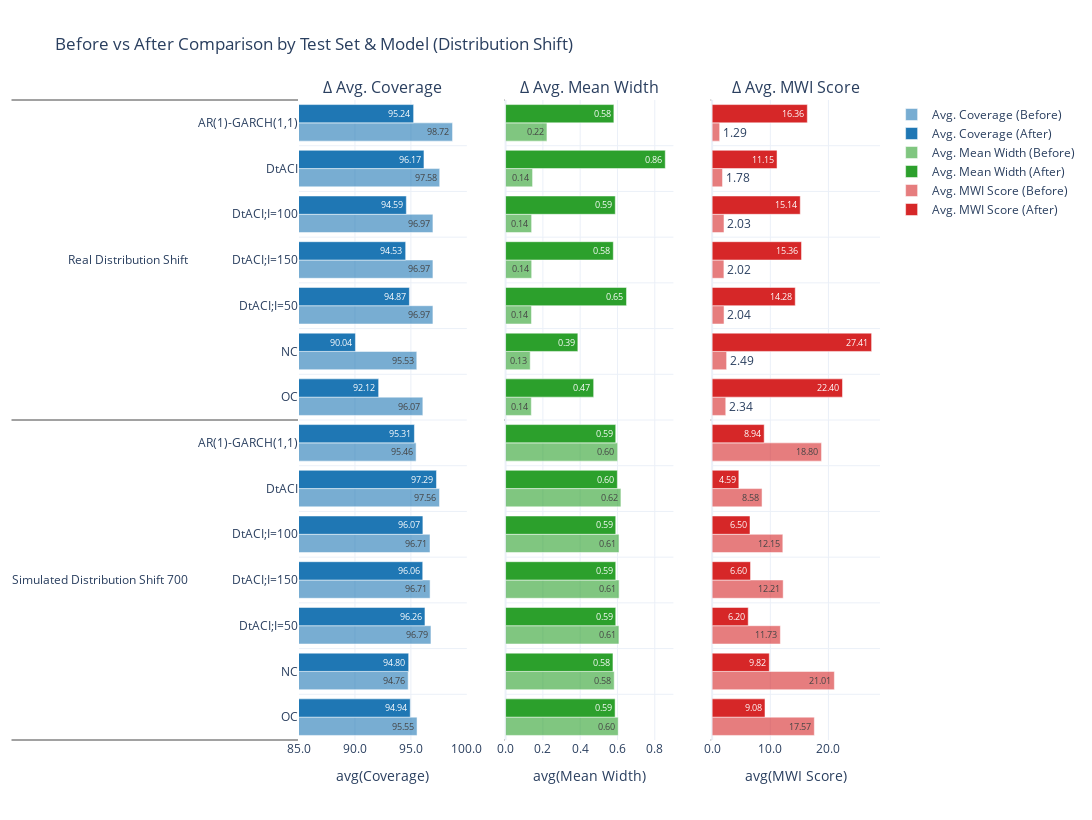

The notebook cell this image was saved under:
### Code cell
import plotly.graph_objects as go
from plotly.subplots import make_subplots

categories_inner = ordered_names
categories_outer = anom_chart_df['test_set'].unique().tolist()[::-1]
categories_outer = [c for c in categories_outer if c != 'Simulated DistShift+Anom 700']

values_cov_before = []
values_cov_after = []
values_width_before = []
values_width_after = []
values_mwi_before, values_mwi_after = [], []
y_outer = []
y_inner = []

for outer in categories_outer:
    for inner in categories_inner:
        value_row = anom_chart_df[
            (anom_chart_df['test_set'] == outer) &
            (anom_chart_df['model_name'] == inner)
        ]
        if value_row.empty:
            continue

        values_cov_before.append(value_row['mean_before_coverage'].iloc[0])
        values_cov_after.append(value_row['mean_after_coverage'].iloc[0])
        
        values_width_before.append(value_row['mean_before_avg_width'].iloc[0])
        values_width_after.append(value_row['mean_after_avg_width'].iloc[0])
        
        values_mwi_before.append(value_row['mean_before_mwi_score'].iloc[0])
        values_mwi_after.append(value_row['mean_after_mwi_score'].iloc[0])
        

        y_outer.append(outer)
        y_inner.append(inner.split(" + ")[0].replace(": Residual Normalized Score", ""))

# === Plot ===
fig = make_subplots(
    rows=1, cols=3, shared_yaxes=True,
    subplot_titles=("Δ Avg. Coverage", "Δ Avg. Mean Width", "Δ Avg. MWI Score")
)

# Coverage bars
fig.add_trace(go.Bar(
    x=values_cov_before,
    y=[y_outer, y_inner],
    orientation='h',
    name='Avg. Coverage (Before)',
    marker_color='rgba(31, 119, 180, 0.6)',
    text=[f"{v:.2f}" for v in values_cov_before],
    textposition='auto'
), row=1, col=1)

fig.add_trace(go.Bar(
    x=values_cov_after,
    y=[y_outer, y_inner],
    orientation='h',
    name='Avg. Coverage (After)',
    marker_color='rgba(31, 119, 180, 1.0)',
    text=[f"{v:.2f}" for v in values_cov_after],
    textposition='auto'
), row=1, col=1)

# Avg Width bars
fig.add_trace(go.Bar(
    x=values_width_before,
    y=[y_outer, y_inner],
    orientation='h',
    name='Avg. Mean Width (Before)',
    marker_color='rgba(44, 160, 44, 0.6)',
    text=[f"{v:.2f}" for v in values_width_before],
    textposition='auto'
), row=1, col=2)

fig.add_trace(go.Bar(
    x=values_width_after,
    y=[y_outer, y_inner],
    orientation='h',
    name='Avg. Mean Width (After)',
    marker_color='rgba(44, 160, 44, 1.0)',
    text=[f"{v:.2f}" for v in values_width_after],
    textposition='auto'
), row=1, col=2)

# Avg MWI score bars
fig.add_trace(go.Bar(
    x=values_mwi_before,
    y=[y_outer, y_inner],
    orientation='h',
    name='Avg. MWI Score (Before)',
    marker_color='rgba(214, 39, 40, 0.6) ',
    text=[f"{v:.2f}" for v in values_mwi_before],
    textposition='auto'
), row=1, col=3)

fig.add_trace(go.Bar(
    x=values_mwi_after,
    y=[y_outer, y_inner],
    orientation='h',
    name='Avg. MWI Score (After)',
    marker_color='rgba(214, 39, 40, 1.0) ',
    text=[f"{v:.2f}" for v in values_mwi_after],
    textposition='auto'
), row=1, col=3)


# Layout
fig.update_layout(
    height=820,
    width=1100,
    barmode='group',
    showlegend=True,
    template='plotly_white',
    title_text=f"Before vs After Comparison by Test Set & Model (Distribution Shift)"
)

fig.update_xaxes(title_text='avg(Coverage)', row=1, col=1, tickformat=".1f", range=[85,100])
fig.update_xaxes(title_text='avg(Mean Width)', row=1, col=2, tickformat=".1f", range=[0,0.9])
fig.update_xaxes(title_text='avg(MWI Score)', row=1, col=3, tickformat=".1f")
fig.update_yaxes(showgrid=True)

fig.show()

### Figure 1 — Plotly figure (JSON) as saved in the notebook; plotly's stock layout.template omitted (floating-point values rounded to 4 significant figures)
{"data": [{"marker": {"color": "rgba(31, 119, 180, 0.6)"}, "name": "Avg. Coverage (Before)", "orientation": "h", "text": ["95.55", "94.76", "96.79", "96.71", "96.71", "97.56", "95.46", "96.07", "95.53", "96.97", "96.97", "96.97", "97.58", "98.72"], "textposition": "auto", "type": "bar", "x": [95.55, 94.76, 96.79, 96.71, 96.71, 97.56, 95.46, 96.07, 95.53, 96.97, 96.97, 96.97, 97.58, 98.72], "xaxis": "x", "y": [["Simulated Distribution Shift 700", "Simulated Distribution Shift 700", "Simulated Distribution Shift 700", "Simulated Distribution Shift 700", "Simulated Distribution Shift 700", "Simulated Distribution Shift 700", "Simulated Distribution Shift 700", "Real Distribution Shift", "Real Distribution Shift", "Real Distribution Shift", "Real Distribution Shift", "Real Distribution Shift", "Real Distribution Shift", "Real Distribution Shift"], ["OC", "NC", "DtACI;I=50", "DtACI;I=150", "DtACI;I=100", "DtACI", "AR(1)-GARCH(1,1)", "OC", "NC", "DtACI;I=50", "DtACI;I=150", "DtACI;I=100", "DtACI", "AR(1)-GARCH(1,1)"]], "yaxis": "y"}, {"marker": {"color": "rgba(31, 119, 180, 1.0)"}, "name": "Avg. Coverage (After)", "orientation": "h", "text": ["94.94", "94.80", "96.26", "96.06", "96.07", "97.29", "95.31", "92.12", "90.04", "94.87", "94.53", "94.59", "96.17", "95.24"], "textposition": "auto", "type": "bar", "x": [94.94, 94.8, 96.26, 96.06, 96.07, 97.29, 95.31, 92.12, 90.04, 94.87, 94.53, 94.59, 96.17, 95.24], "xaxis": "x", "y": [["Simulated Distribution Shift 700", "Simulated Distribution Shift 700", "Simulated Distribution Shift 700", "Simulated Distribution Shift 700", "Simulated Distribution Shift 700", "Simulated Distribution Shift 700", "Simulated Distribution Shift 700", "Real Distribution Shift", "Real Distribution Shift", "Real Distribution Shift", "Real Distribution Shift", "Real Distribution Shift", "Real Distribution Shift", "Real Distribution Shift"], ["OC", "NC", "DtACI;I=50", "DtACI;I=150", "DtACI;I=100", "DtACI", "AR(1)-GARCH(1,1)", "OC", "NC", "DtACI;I=50", "DtACI;I=150", "DtACI;I=100", "DtACI", "AR(1)-GARCH(1,1)"]], "yaxis": "y"}, {"marker": {"color": "rgba(44, 160, 44, 0.6)"}, "name": "Avg. Mean Width (Before)", "orientation": "h", "text": ["0.60", "0.58", "0.61", "0.61", "0.61", "0.62", "0.60", "0.14", "0.13", "0.14", "0.14", "0.14", "0.14", "0.22"], "textposition": "auto", "type": "bar", "x": [0.6038, 0.5825, 0.6079, 0.6087, 0.6083, 0.6185, 0.6009, 0.138, 0.1321, 0.139, 0.1399, 0.1396, 0.1448, 0.2218], "xaxis": "x2", "y": [["Simulated Distribution Shift 700", "Simulated Distribution Shift 700", "Simulated Distribution Shift 700", "Simulated Distribution Shift 700", "Simulated Distribution Shift 700", "Simulated Distribution Shift 700", "Simulated Distribution Shift 700", "Real Distribution Shift", "Real Distribution Shift", "Real Distribution Shift", "Real Distribution Shift", "Real Distribution Shift", "Real Distribution Shift", "Real Distribution Shift"], ["OC", "NC", "DtACI;I=50", "DtACI;I=150", "DtACI;I=100", "DtACI", "AR(1)-GARCH(1,1)", "OC", "NC", "DtACI;I=50", "DtACI;I=150", "DtACI;I=100", "DtACI", "AR(1)-GARCH(1,1)"]], "yaxis": "y2"}, {"marker": {"color": "rgba(44, 160, 44, 1.0)"}, "name": "Avg. Mean Width (After)", "orientation": "h", "text": ["0.59", "0.58", "0.59", "0.59", "0.59", "0.60", "0.59", "0.47", "0.39", "0.65", "0.58", "0.59", "0.86", "0.58"], "textposition": "auto", "type": "bar", "x": [0.5872, 0.5758, 0.5907, 0.5908, 0.5907, 0.5993, 0.5906, 0.4723, 0.3875, 0.6485, 0.5776, 0.5883, 0.8563, 0.5807], "xaxis": "x2", "y": [["Simulated Distribution Shift 700", "Simulated Distribution Shift 700", "Simulated Distribution Shift 700", "Simulated Distribution Shift 700", "Simulated Distribution Shift 700", "Simulated Distribution Shift 700", "Simulated Distribution Shift 700", "Real Distribution Shift", "Real Distribution Shift", "Real Distribution Shift", "Real Distribution Shift", "Real Distribution Shift", "Real Distribution Shift", "Real Distribution Shift"], ["OC", "NC", "DtACI;I=50", "DtACI;I=150", "DtACI;I=100", "DtACI", "AR(1)-GARCH(1,1)", "OC", "NC", "DtACI;I=50", "DtACI;I=150", "DtACI;I=100", "DtACI", "AR(1)-GARCH(1,1)"]], "yaxis": "y2"}, {"marker": {"color": "rgba(214, 39, 40, 0.6) "}, "name": "Avg. MWI Score (Before)", "orientation": "h", "text": ["17.57", "21.01", "11.73", "12.21", "12.15", "8.58", "18.80", "2.34", "2.49", "2.04", "2.02", "2.03", "1.78", "1.29"], "textposition": "auto", "type": "bar", "x": [17.57, 21.01, 11.73, 12.21, 12.15, 8.576, 18.8, 2.339, 2.485, 2.04, 2.02, 2.033, 1.779, 1.292], "xaxis": "x3", "y": [["Simulated Distribution Shift 700", "Simulated Distribution Shift 700", "Simulated Distribution Shift 700", "Simulated Distribution Shift 700", "Simulated Distribution Shift 700", "Simulated Distribution Shift 700", "Simulated Distribution Shift 700", "Real Distribution Shift", "Real Distribution Shift", "Real Distribution Shift", "Real Distribution Shift", "Real Distribution Shift", "Real Distribution Shift", "Real Distribution Shift"], ["OC", "NC", "DtACI;I=50", "DtACI;I=150", "DtACI;I=100", "DtACI", "AR(1)-GARCH(1,1)", "OC", "NC", "DtACI;I=50", "DtACI;I=150", "DtACI;I=100", "DtACI", "AR(1)-GARCH(1,1)"]], "yaxis": "y3"}, {"marker": {"color": "rgba(214, 39, 40, 1.0) "}, "name": "Avg. MWI Score (After)", "orientation": "h", "text": ["9.08", "9.82", "6.20", "6.60", "6.50", "4.59", "8.94", "22.40", "27.41", "14.28", "15.36", "15.14", "11.15", "16.36"], "textposition": "auto", "type": "bar", "x": [9.083, 9.824, 6.201, 6.596, 6.504, 4.587, 8.944, 22.4, 27.41, 14.28, 15.36, 15.14, 11.15, 16.36], "xaxis": "x3", "y": [["Simulated Distribution Shift 700", "Simulated Distribution Shift 700", "Simulated Distribution Shift 700", "Simulated Distribution Shift 700", "Simulated Distribution Shift 700", "Simulated Distribution Shift 700", "Simulated Distribution Shift 700", "Real Distribution Shift", "Real Distribution Shift", "Real Distribution Shift", "Real Distribution Shift", "Real Distribution Shift", "Real Distribution Shift", "Real Distribution Shift"], ["OC", "NC", "DtACI;I=50", "DtACI;I=150", "DtACI;I=100", "DtACI", "AR(1)-GARCH(1,1)", "OC", "NC", "DtACI;I=50", "DtACI;I=150", "DtACI;I=100", "DtACI", "AR(1)-GARCH(1,1)"]], "yaxis": "y3"}], "layout": {"annotations": [{"font": {"size": 16}, "showarrow": false, "text": "Δ Avg. Coverage", "x": 0.1444, "xanchor": "center", "xref": "paper", "y": 1, "yanchor": "bottom", "yref": "paper"}, {"font": {"size": 16}, "showarrow": false, "text": "Δ Avg. Mean Width", "x": 0.5, "xanchor": "center", "xref": "paper", "y": 1, "yanchor": "bottom", "yref": "paper"}, {"font": {"size": 16}, "showarrow": false, "text": "Δ Avg. MWI Score", "x": 0.8556, "xanchor": "center", "xref": "paper", "y": 1, "yanchor": "bottom", "yref": "paper"}], "barmode": "group", "height": 820, "showlegend": true, "title": {"text": "Before vs After Comparison by Test Set & Model (Distribution Shift)"}, "width": 1100, "xaxis": {"anchor": "y", "domain": [0, 0.2889], "range": [85, 100], "tickformat": ".1f", "title": {"text": "avg(Coverage)"}}, "xaxis2": {"anchor": "y2", "domain": [0.3556, 0.6444], "range": [0, 0.9], "tickformat": ".1f", "title": {"text": "avg(Mean Width)"}}, "xaxis3": {"anchor": "y3", "domain": [0.7111, 1], "tickformat": ".1f", "title": {"text": "avg(MWI Score)"}}, "yaxis": {"anchor": "x", "domain": [0, 1], "showgrid": true}, "yaxis2": {"anchor": "x2", "domain": [0, 1], "matches": "y", "showgrid": true, "showticklabels": false}, "yaxis3": {"anchor": "x3", "domain": [0, 1], "matches": "y", "showgrid": true, "showticklabels": false}}}
